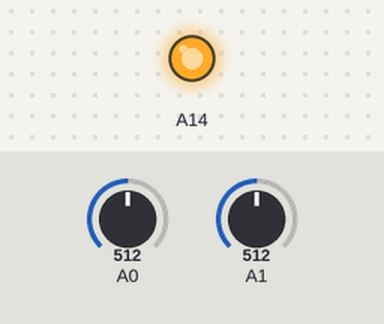
Bench run of a sketch on a simulated Arduino Mega 2560, built with avr-gcc and run on an emulated ATmega2560. Shown: output pins drawn as LEDs (lit = HIGH). The test bench sets the inputs (shaded band); at power-on: A1 = 512, A0 = 512.

Above: at 1.2 s.
1.3 s: A1 set to 306
At 1.51 s:
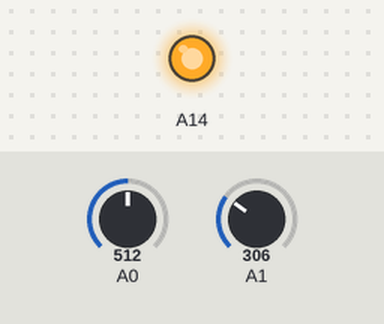
4.3 s: A0 set to 122
7.3 s: A1 set to 511
At 8.11 s:
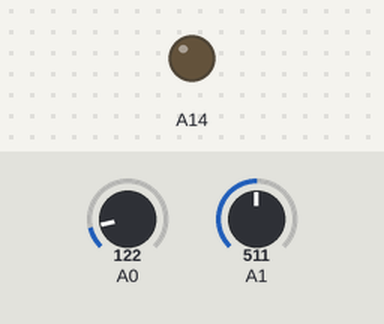
Timing chart, 0 to 16.3 s (numbered marks = the images above; inputs shaded):
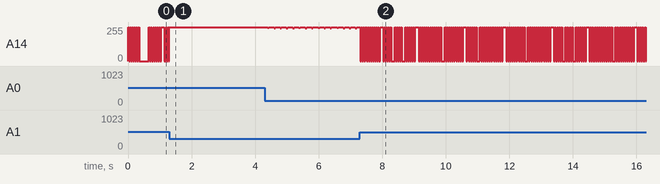

The sketch:

__CV_ModuloFMchordsweep.ino
```cpp
unsigned long mod;
unsigned long freq;


void setup(){}

void loop(){

  freq = analogRead(A1)*256;
  mod = analogRead(A0)/4;

  delayMicroseconds(mod);
  analogWrite(A14, (micros()%freq));
}
```

Measured:
- after the input at 1.3 s, A14: goes on until 1.3 s, then stays 255/255
